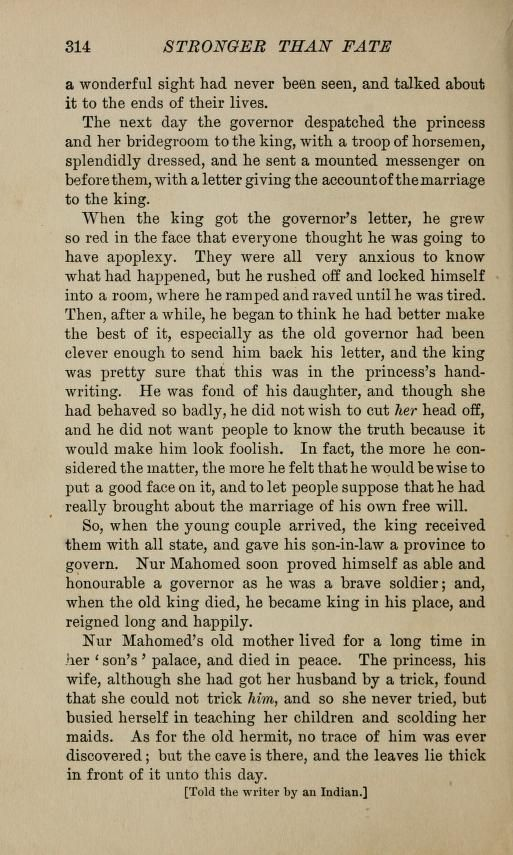
#> input picture 24 Kasım Son Günü Olan Ödev/book.jpg, 513 x 855 px
$ jupyter execute 'Yazılı Resimlerin Yazısını Netleştirme.ipynb'
#> lines starting #> are read from the running program, lines starting #| are printed output that depends on the picture; after the words box and inside, x2 and y2 are one past the last pixel; in counts of white or black regions, pixels touching at a corner belong together
[cell 1]
import cv2 as cv
img=cv.imread('book.jpg')
#> img is the input picture: shape (855, 513, 3); mean B, G, R 138, 167, 180.1
img=cv.cvtColor(img,cv.COLOR_RGB2GRAY)
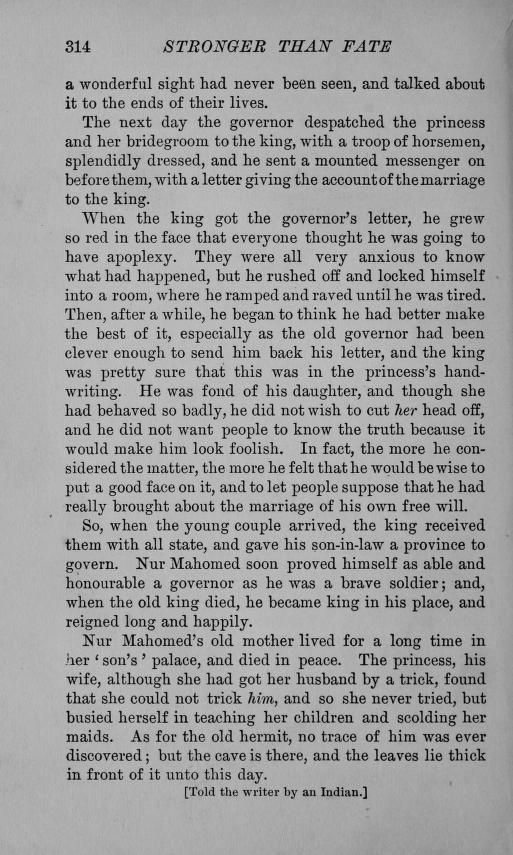
#> img: shape (855, 513); min 1, max 219, mean 159.8
_, result=cv.threshold(img,50,22,cv.THRESH_BINARY)
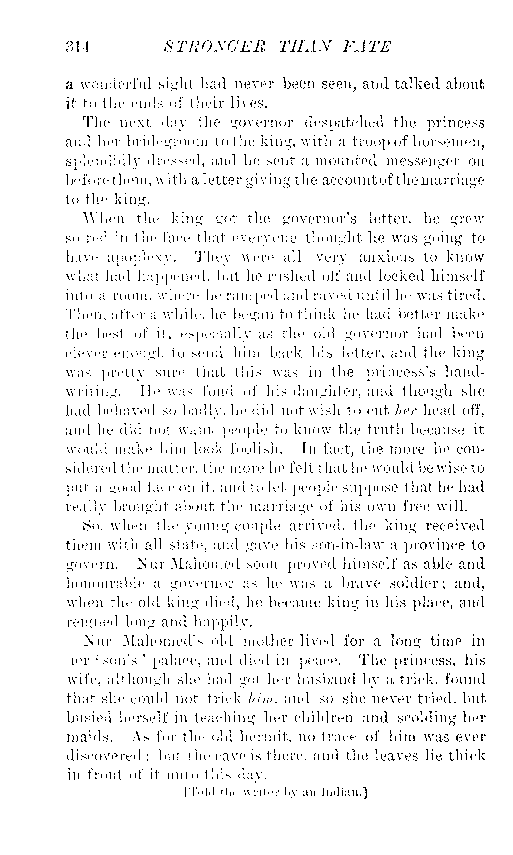
#> result: shape (855, 513); values 0 (black) and 22 (white), 95.5% white; black in thin lines or dots, all inside (x1, y1, x2, y2) = (66, 40, 486, 799)
adaptive=cv.adaptiveThreshold(img,255,cv.ADAPTIVE_THRESH_GAUSSIAN_C,cv.THRESH_BINARY,21,4)
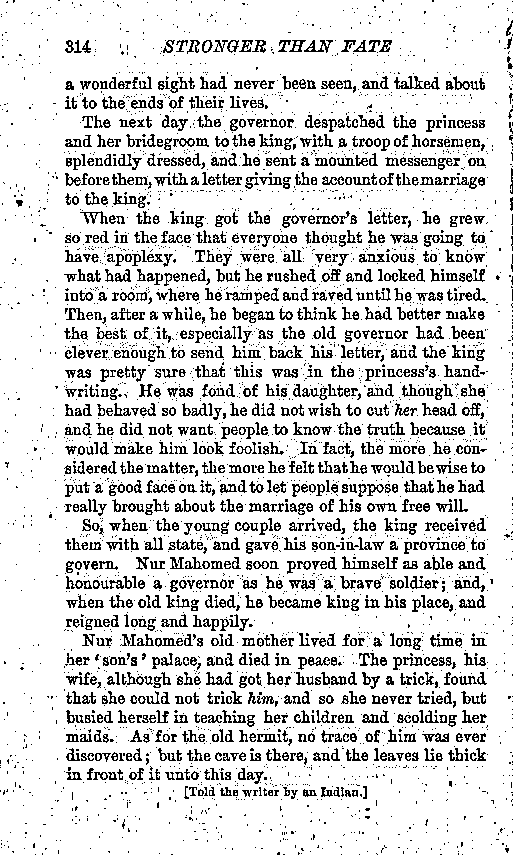
#> adaptive: shape (855, 513); 85% white; black in thin lines or dots

cv.imshow('Adaptive Result',adaptive)
cv.waitKey(0)
cv.destroyAllWindows()
